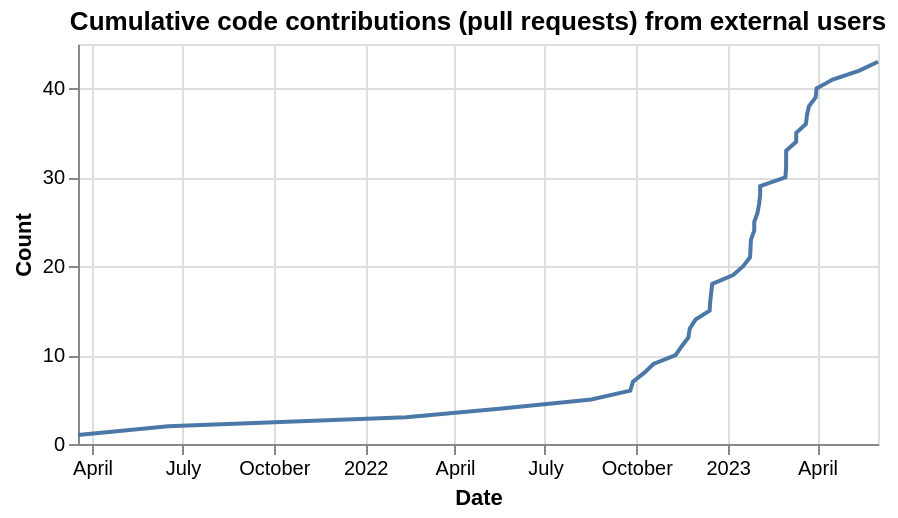

Specify this chart in Vega-Lite:
### Vega-Lite specification from a JSON file in a GitHub repository (floating-point values rounded to 4 significant figures)
{"config": {"view": {"continuousWidth": 400, "continuousHeight": 300}}, "data": {"name": "data-64b9f1367cf0c147fbb8d31d6403fc46"}, "mark": "line", "encoding": {"x": {"axis": {"title": "Date"}, "field": "interaction_createdAt", "type": "temporal"}, "y": {"axis": {"title": "Count"}, "field": "cumulative_count", "type": "quantitative"}}, "height": 200, "title": "Cumulative code contributions (pull requests) from external users", "transform": [{"window": [{"op": "count", "as": "cumulative_count"}], "sort": [{"field": "interaction_createdAt"}]}], "$schema": "https://vega.github.io/schema/vega-lite/v5.json", "datasets": {"data-64b9f1367cf0c147fbb8d31d6403fc46": [{"interaction_createdAt": "2021-03-17T20:21:39+00:00"}, {"interaction_createdAt": "2021-06-16T18:28:24+00:00"}, {"interaction_createdAt": "2022-02-11T09:53:46+00:00"}, {"interaction_createdAt": "2022-05-18T18:04:27+00:00"}, {"interaction_createdAt": "2022-08-16T17:37:01+00:00"}, {"interaction_createdAt": "2022-09-24T22:36:24+00:00"}, {"interaction_createdAt": "2022-09-27T16:19:28+00:00"}, {"interaction_createdAt": "2022-10-08T21:21:56+00:00"}, {"interaction_createdAt": "2022-10-18T06:43:35+00:00"}, {"interaction_createdAt": "2022-11-09T14:34:37+00:00"}, {"interaction_createdAt": "2022-11-15T19:00:46+00:00"}, {"interaction_createdAt": "2022-11-22T11:34:32+00:00"}, {"interaction_createdAt": "2022-11-23T20:58:35+00:00"}, {"interaction_createdAt": "2022-11-29T16:09:16+00:00"}, {"interaction_createdAt": "2022-12-13T21:07:40+00:00"}, {"interaction_createdAt": "2022-12-14T10:04:50+00:00"}, {"interaction_createdAt": "2022-12-15T09:47:26+00:00"}, {"interaction_createdAt": "2022-12-16T11:00:11+00:00"}, {"interaction_createdAt": "2023-01-06T13:22:22+00:00"}, {"interaction_createdAt": "2023-01-16T15:16:03+00:00"}, {"interaction_createdAt": "2023-01-23T13:33:49+00:00"}, {"interaction_createdAt": "2023-01-24T00:37:28+00:00"}, {"interaction_createdAt": "2023-01-24T11:08:39+00:00"}, {"interaction_createdAt": "2023-01-27T18:18:48+00:00"}, {"interaction_createdAt": "2023-01-27T19:22:02+00:00"}, {"interaction_createdAt": "2023-01-31T00:10:12+00:00"}, {"interaction_createdAt": "2023-02-01T16:20:17+00:00"}, {"interaction_createdAt": "2023-02-02T16:50:51+00:00"}, {"interaction_createdAt": "2023-02-02T17:44:38+00:00"}, {"interaction_createdAt": "2023-02-28T03:09:35+00:00"}, {"interaction_createdAt": "2023-02-28T19:36:22+00:00"}, {"interaction_createdAt": "2023-02-28T20:36:45+00:00"}, {"interaction_createdAt": "2023-02-28T21:53:12+00:00"}, {"interaction_createdAt": "2023-03-11T00:40:26+00:00"}, {"interaction_createdAt": "2023-03-11T01:15:45+00:00"}, {"interaction_createdAt": "2023-03-20T20:08:04+00:00"}, {"interaction_createdAt": "2023-03-21T19:31:14+00:00"}, {"interaction_createdAt": "2023-03-23T20:40:50+00:00"}, {"interaction_createdAt": "2023-03-30T15:01:06+00:00"}, {"interaction_createdAt": "2023-03-31T11:09:10+00:00"}, {"interaction_createdAt": "2023-04-16T18:35:44+00:00"}, {"interaction_createdAt": "2023-05-13T14:34:00+00:00"}, {"interaction_createdAt": "2023-06-01T09:11:14+00:00"}]}}
